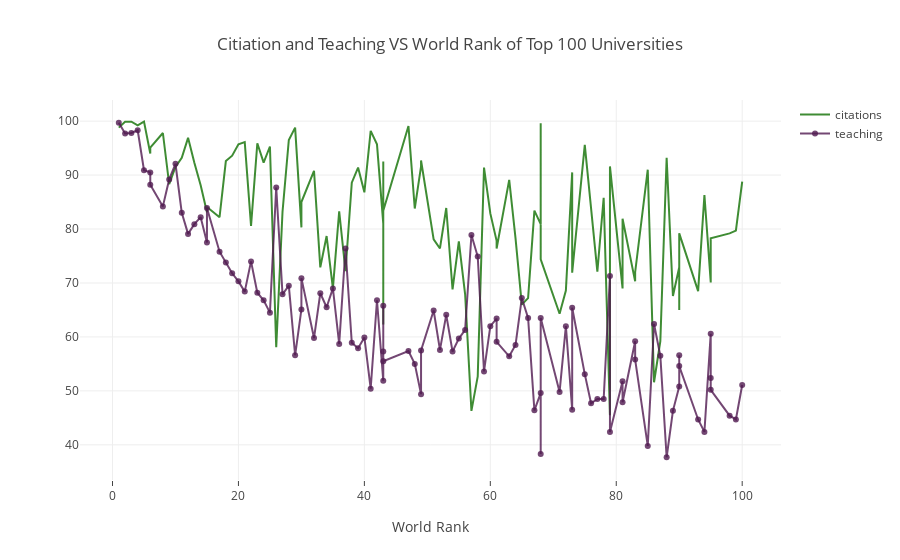

Here is the notebook cell this chart was saved with:
### Markdown cell above
<a id="2"></a> <br>
**Line Charts on Plotly**

*Citation and Teaching vs World Rank of Top 100 Universities*

### Code cell
df = timesDatas.iloc[:100,:]

import plotly.graph_objs as go

trace1 = go.Scatter(
        x = df.world_rank,
        y = df.citations,
        mode = "lines",
        name = "citations",
        marker = dict(color = 'rgba(16,112,2,0.8)'),
        text = df.university_name)

trace2 = go.Scatter(
        x = df.world_rank,
        y = df.teaching,
        mode = "lines+markers",
        name = "teaching",
        marker = dict(color = 'rgba(80,26,80,0.8)'),
        text = df.university_name)

data = [trace1,trace2]
layout = dict(title = "Citiation and Teaching VS World Rank of Top 100 Universities",
              xaxis = dict(title = 'World Rank',ticklen=5,zeroline = False)
             )

fig = dict(data=data,layout=layout)
iplot(fig)

### Figure 1 — Plotly figure (JSON) as saved in the notebook; plotly's stock layout.template omitted (floating-point values rounded to 4 significant figures)
{"data": [{"marker": {"color": "rgba(16,112,2,0.8)"}, "mode": "lines", "name": "citations", "text": ["Harvard University", "California Institute of Technology", "Massachusetts Institute of Technology", "Stanford University", "Princeton University", "University of Cambridge", "University of Oxford", "University of California, Berkeley", "Imperial College London", "Yale University", "University of California, Los Angeles", "University of Chicago", "Johns Hopkins University", "Cornell University", "ETH Zurich – Swiss Federal Institute of Technology Zurich", "University of Michigan", "University of Toronto", "Columbia University", "University of Pennsylvania", "Carnegie Mellon University", "University of Hong Kong", "University College London", "University of Washington", "Duke University", "Northwestern University", "University of Tokyo", "Georgia Institute of Technology", "Pohang University of Science and Technology", "University of California, Santa Barbara", "University of British Columbia", "University of North Carolina at Chapel Hill", "University of California, San Diego", "University of Illinois at Urbana-Champaign", "National University of Singapore", "McGill University", "University of Melbourne", "Peking University", "Washington University in St Louis", "École Polytechnique", "University of Edinburgh", "Hong Kong University of Science and Technology", "École Normale Supérieure", "Australian National University", "Karolinska Institute", "University of Göttingen", "University of Wisconsin", "Rice University", "École Polytechnique Fédérale de Lausanne", "University of California, Irvine", "University of Science and Technology of China", "Vanderbilt University", "University of Minnesota", "Tufts University", "University of California, Davis", "Brown University", "University of Massachusetts", "Kyoto University", "Tsinghua University", "Boston University", "New York University", "Emory University", "LMU Munich", "University of Notre Dame", "University of Pittsburgh", "Case Western Reserve University", "Ohio State University", "University of Colorado Boulder", "University of Bristol", "University of California, Santa Cruz", "Yeshiva University", "University of Sydney", "University of Virginia", "University of Adelaide", "University of Southern California", "William & Mary", "Trinity College Dublin", "King’s College London", "Stony Brook University", "Korea Advanced Institute of Science and Technology (KAIST)", "University of Sussex", "The University of Queensland", "University of York", "Heidelberg University", "University of Utah", "Durham University", "London School of Economics and Political Science", "University of Manchester", "Royal Holloway, University of London", "Lund University", "University of Southampton", "University of Zurich", "Wake Forest University", "McMaster University", "University College Dublin", "George Washington University", "University of Arizona", "University of Basel", "University of Maryland, College Park", "Dartmouth College", "École Normale Supérieure de Lyon"], "type": "scatter", "uid": "c1f8858e-4bf7-4c57-b2c1-030b656a3cf4", "x": ["1", "2", "3", "4", "5", "6", "6", "8", "9", "10", "11", "12", "13", "14", "15", "15", "17", "18", "19", "20", "21", "22", "23", "24", "25", "26", "27", "28", "29", "30", "30", "32", "33", "34", "35", "36", "37", "38", "39", "40", "41", "42", "43", "43", "43", "43", "47", "48", "49", "49", "51", "52", "53", "54", "55", "56", "57", "58", "59", "60", "61", "61", "63", "64", "65", "66", "67", "68", "68", "68", "71", "72", "73", "73", "75", "76", "77", "78", "79", "79", "81", "81", "83", "83", "85", "86", "87", "88", "89", "90", "90", "90", "93", "94", "95", "95", "95", "98", "99", "100"], "y": [98.8, 99.9, 99.9, 99.2, 99.9, 94.0, 95.1, 97.8, 88.3, 91.5, 93.2, 96.9, 92.3, 88.1, 83.1, 84.1, 82.2, 92.6, 93.6, 95.7, 96.1, 80.6, 95.9, 92.3, 95.3, 58.1, 83.2, 96.5, 98.8, 80.3, 85.0, 90.8, 72.9, 78.7, 69.0, 83.3, 72.2, 88.6, 91.4, 86.8, 98.2, 95.7, 81.0, 62.3, 92.5, 83.4, 99.1, 83.8, 91.6, 92.7, 78.1, 76.4, 83.9, 68.8, 77.7, 67.9, 46.3, 52.7, 91.4, 82.9, 77.8, 76.4, 89.1, 78.3, 66.0, 67.2, 83.4, 80.9, 99.6, 74.4, 64.3, 68.6, 90.5, 71.9, 95.6, 84.4, 72.1, 85.8, 45.5, 91.6, 69.0, 81.9, 70.3, 72.0, 91.0, 51.6, 59.2, 93.2, 67.6, 72.9, 65.0, 79.2, 68.5, 86.3, 70.2, 70.1, 78.3, 79.2, 79.7, 88.8]}, {"marker": {"color": "rgba(80,26,80,0.8)"}, "mode": "lines+markers", "name": "teaching", "text": ["Harvard University", "California Institute of Technology", "Massachusetts Institute of Technology", "Stanford University", "Princeton University", "University of Cambridge", "University of Oxford", "University of California, Berkeley", "Imperial College London", "Yale University", "University of California, Los Angeles", "University of Chicago", "Johns Hopkins University", "Cornell University", "ETH Zurich – Swiss Federal Institute of Technology Zurich", "University of Michigan", "University of Toronto", "Columbia University", "University of Pennsylvania", "Carnegie Mellon University", "University of Hong Kong", "University College London", "University of Washington", "Duke University", "Northwestern University", "University of Tokyo", "Georgia Institute of Technology", "Pohang University of Science and Technology", "University of California, Santa Barbara", "University of British Columbia", "University of North Carolina at Chapel Hill", "University of California, San Diego", "University of Illinois at Urbana-Champaign", "National University of Singapore", "McGill University", "University of Melbourne", "Peking University", "Washington University in St Louis", "École Polytechnique", "University of Edinburgh", "Hong Kong University of Science and Technology", "École Normale Supérieure", "Australian National University", "Karolinska Institute", "University of Göttingen", "University of Wisconsin", "Rice University", "École Polytechnique Fédérale de Lausanne", "University of California, Irvine", "University of Science and Technology of China", "Vanderbilt University", "University of Minnesota", "Tufts University", "University of California, Davis", "Brown University", "University of Massachusetts", "Kyoto University", "Tsinghua University", "Boston University", "New York University", "Emory University", "LMU Munich", "University of Notre Dame", "University of Pittsburgh", "Case Western Reserve University", "Ohio State University", "University of Colorado Boulder", "University of Bristol", "University of California, Santa Cruz", "Yeshiva University", "University of Sydney", "University of Virginia", "University of Adelaide", "University of Southern California", "William & Mary", "Trinity College Dublin", "King’s College London", "Stony Brook University", "Korea Advanced Institute of Science and Technology (KAIST)", "University of Sussex", "The University of Queensland", "University of York", "Heidelberg University", "University of Utah", "Durham University", "London School of Economics and Political Science", "University of Manchester", "Royal Holloway, University of London", "Lund University", "University of Southampton", "University of Zurich", "Wake Forest University", "McMaster University", "University College Dublin", "George Washington University", "University of Arizona", "University of Basel", "University of Maryland, College Park", "Dartmouth College", "École Normale Supérieure de Lyon"], "type": "scatter", "uid": "2ae05ad0-e808-41e5-8be7-cbfc387e182b", "x": ["1", "2", "3", "4", "5", "6", "6", "8", "9", "10", "11", "12", "13", "14", "15", "15", "17", "18", "19", "20", "21", "22", "23", "24", "25", "26", "27", "28", "29", "30", "30", "32", "33", "34", "35", "36", "37", "38", "39", "40", "41", "42", "43", "43", "43", "43", "47", "48", "49", "49", "51", "52", "53", "54", "55", "56", "57", "58", "59", "60", "61", "61", "63", "64", "65", "66", "67", "68", "68", "68", "71", "72", "73", "73", "75", "76", "77", "78", "79", "79", "81", "81", "83", "83", "85", "86", "87", "88", "89", "90", "90", "90", "93", "94", "95", "95", "95", "98", "99", "100"], "y": [99.7, 97.7, 97.8, 98.3, 90.9, 90.5, 88.2, 84.2, 89.2, 92.1, 83.0, 79.1, 80.9, 82.2, 77.5, 83.9, 75.8, 73.8, 71.8, 70.3, 68.4, 74.0, 68.2, 66.8, 64.5, 87.7, 67.9, 69.5, 56.6, 65.1, 70.9, 59.8, 68.1, 65.5, 69.0, 58.7, 76.4, 58.9, 57.9, 59.9, 50.4, 66.8, 51.9, 65.8, 57.3, 55.5, 57.4, 55.0, 49.4, 57.5, 64.9, 57.6, 64.1, 57.3, 59.7, 61.3, 78.9, 74.9, 53.6, 62.0, 63.4, 59.1, 56.4, 58.5, 67.2, 63.5, 46.4, 49.6, 38.3, 63.5, 49.8, 62.0, 46.5, 65.4, 53.1, 47.7, 48.5, 48.5, 71.3, 42.4, 51.8, 47.9, 59.2, 55.8, 39.8, 62.4, 56.5, 37.7, 46.3, 50.8, 56.6, 54.6, 44.7, 42.4, 60.6, 52.4, 50.2, 45.4, 44.7, 51.1]}], "layout": {"title": {"text": "Citiation and Teaching VS World Rank of Top 100 Universities"}, "xaxis": {"ticklen": 5, "title": {"text": "World Rank"}, "zeroline": false}}}
